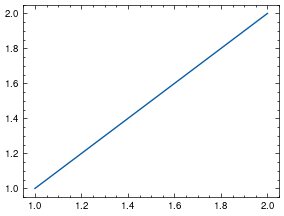

The Python source for this figure:
import matplotlib.pyplot as plt
import scienceplots

plt.style.use(['science', 'nature'])
plt.plot([1, 2], [1, 2])
try:
    plt.savefig('test_latex.png')
    print("SUCCESS")
except Exception as e:
    print(f"FAILED: {e}")
